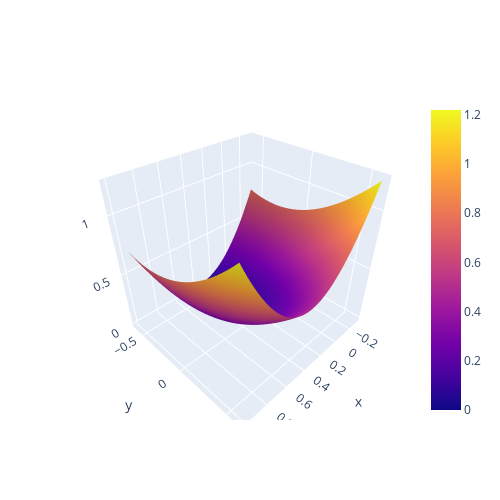

Notebook cell for this chart:
### Code cell
# Optional : Graph of the function F
import plotly.graph_objects as go
fig=go.Figure(data=[go.Surface(z=F,x=tx,y=ty)])
fig.update_layout( autosize=False,
                  width=500, height=500,
                  #margin=dict(l=100, r=50, b=65, t=90)
                 )

fig.show()
